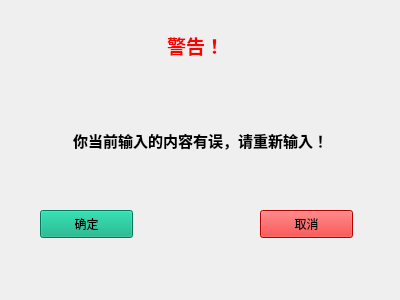
<?xml version="1.0" encoding="UTF-8"?>
<ui version="4.0">
 <class>error</class>
 <widget class="QWidget" name="error">
  <property name="geometry">
   <rect>
    <x>0</x>
    <y>0</y>
    <width>400</width>
    <height>300</height>
   </rect>
  </property>
  <property name="windowTitle">
   <string>Form</string>
  </property>
  <widget class="QLabel" name="label">
   <property name="geometry">
    <rect>
     <x>120</x>
     <y>30</y>
     <width>151</width>
     <height>31</height>
    </rect>
   </property>
   <property name="text">
    <string>&lt;html&gt;&lt;head/&gt;&lt;body&gt;&lt;p align=&quot;center&quot;&gt;&lt;span style=&quot; font-size:14pt; font-weight:600; color:#ff0000;&quot;&gt;警告！&lt;/span&gt;&lt;/p&gt;&lt;/body&gt;&lt;/html&gt;</string>
   </property>
  </widget>
  <widget class="QLabel" name="label_2">
   <property name="geometry">
    <rect>
     <x>50</x>
     <y>120</y>
     <width>301</width>
     <height>41</height>
    </rect>
   </property>
   <property name="styleSheet">
    <string notr="true">font: 11pt &quot;华文中宋&quot;;</string>
   </property>
   <property name="text">
    <string>&lt;html&gt;&lt;head/&gt;&lt;body&gt;&lt;p align=&quot;center&quot;&gt;&lt;span style=&quot; font-size:11pt; font-weight:600;&quot;&gt;你当前输入的内容有误，请重新输入！&lt;/span&gt;&lt;/p&gt;&lt;/body&gt;&lt;/html&gt;</string>
   </property>
  </widget>
  <widget class="QPushButton" name="btn_sure">
   <property name="geometry">
    <rect>
     <x>40</x>
     <y>210</y>
     <width>93</width>
     <height>28</height>
    </rect>
   </property>
   <property name="styleSheet">
    <string notr="true">
background-color: rgb(0, 170, 127);</string>
   </property>
   <property name="text">
    <string>确定</string>
   </property>
  </widget>
  <widget class="QPushButton" name="btn_cancel">
   <property name="geometry">
    <rect>
     <x>260</x>
     <y>210</y>
     <width>93</width>
     <height>28</height>
    </rect>
   </property>
   <property name="styleSheet">
    <string notr="true">background-color: rgb(255, 0, 0);</string>
   </property>
   <property name="text">
    <string>取消</string>
   </property>
  </widget>
 </widget>
 <resources/>
 <connections/>
</ui>
